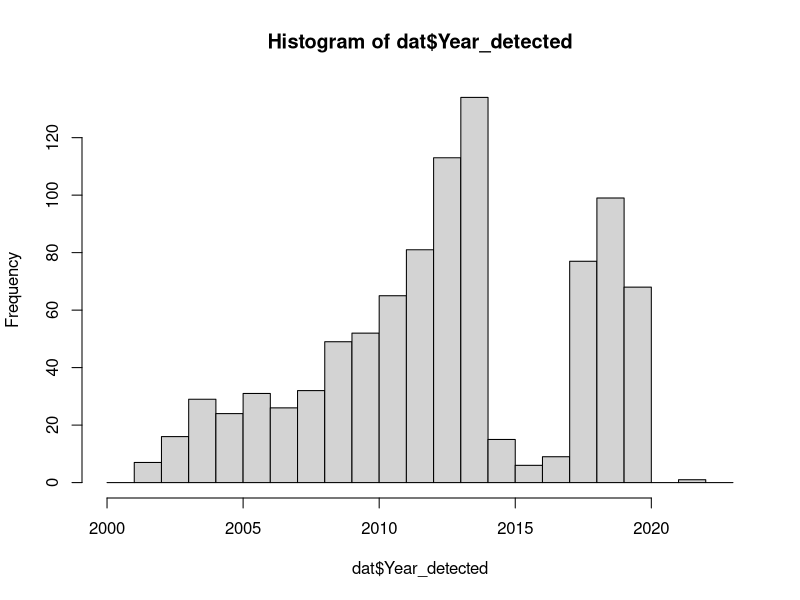

Write the R code that produced this figure.

dat <- read.csv("EAB detection EABinfo 2_8_2024.csv")
dat$State <- as.factor(dat$State)
dat$County <- as.factor(dat$County)

hist(dat$Year_detected, breaks=2000:2023)
dat$State
unique(dat$State)
